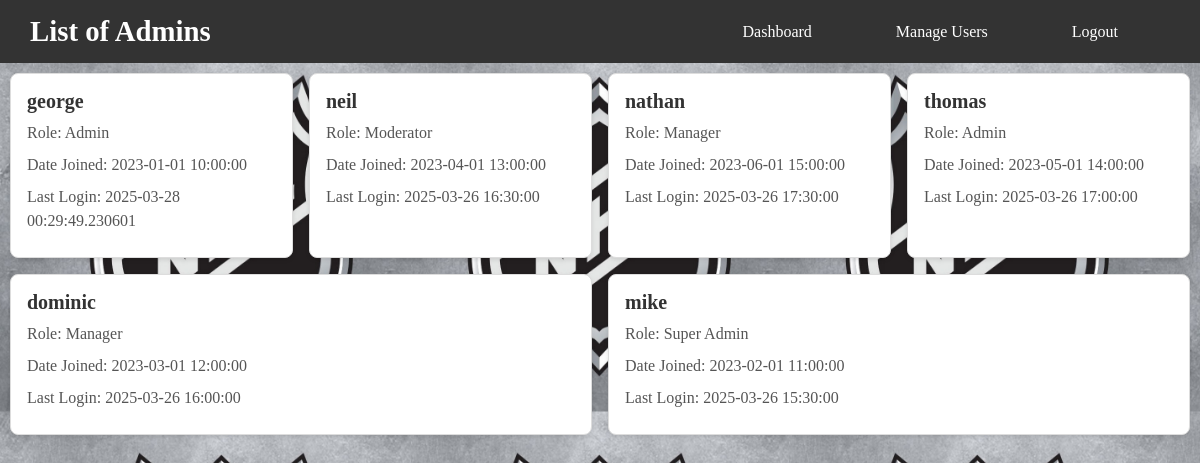
Page /admin_table (signed in) on the earlier database version.
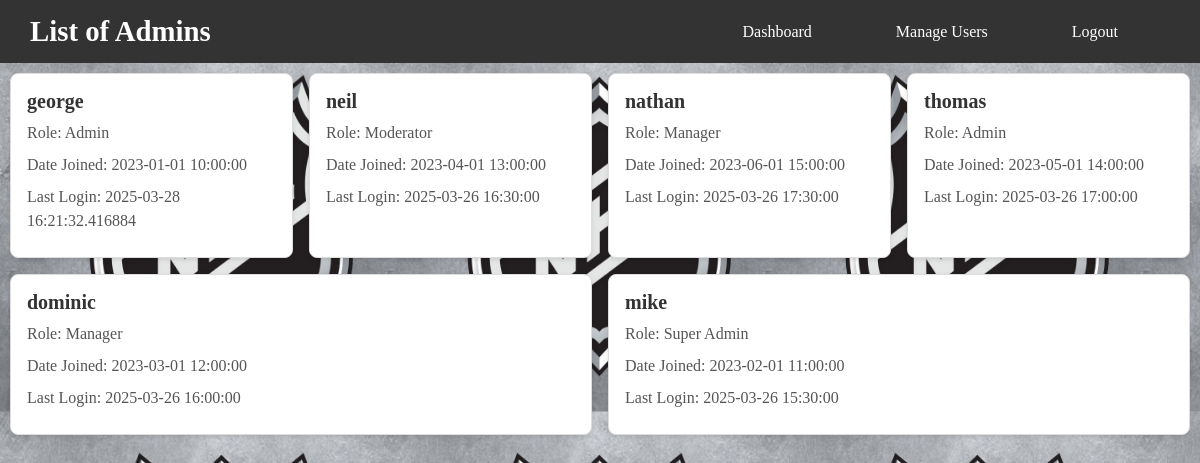
Same page on the later database version.
### app/app.py (models this page shows)
class Admin(UserMixin, db.Model):
    __tablename__ = 'admin'
    __table_args__ = {'extend_existing': True}
    id = db.Column(db.Integer, primary_key=True)
    username = db.Column(db.String(80), unique=True, nullable=False)
    password = db.Column(db.String(80), unique=True, nullable=False)
    role = db.Column(db.String(50), nullable=False, default="Admin")
    last_login = db.Column(db.DateTime, default=datetime, onupdate=datetime.utcnow)
    date_joined = db.Column(db.DateTime, default=datetime.utcnow)

### app/app.py (the view)
@app.route("/admin_table")
@login_required
def admin_table():
    admins = Admin.query.all()
    return render_template("Admin/admin_table.html", admins=admins)

### app/app.py (called while the page is built)
@login_manager.user_loader
def load_user(user_id):
    admin_user = Admin.query.get(int(user_id))  # Check if the user is an admin
    if admin_user:
        return admin_user
    user = User.query.get(int(user_id))     # Check if the user is a regular user
    return user

### app/templates/Admin/admin_table.html (shortened to what this page needs)
<!DOCTYPE html>
<html lang="en">
<head>
    <link href="{{ url_for('static', filename='CSS/pages/adminStyles.css') }}" rel="stylesheet" type="text/css">
    <link href="{{ url_for('static', filename='CSS/components/basics.css') }}" rel="stylesheet" type="text/css">
    <link href="{{ url_for('static', filename='CSS/components/container.css') }}" rel="stylesheet" type="text/css">
    <link href="{{ url_for('static', filename='CSS/pages/index.css') }}" rel="stylesheet" type="text/css">
</head>
<body>
    <header>
        <nav class="navbar">
            <h1>List of Admins</h1>
            <ul class="nav-links">
                <li><a href="{{ url_for('admin_home') }}">Dashboard</a></li>
                <li><a href="{{ url_for('manage_users') }}">Manage Users</a></li>
                <li><a href="{{ url_for('logout') }}">Logout</a></li>
            </ul>
        </nav>
    </header>
    <main>
        <div class="user-card-container">
            {% for admin in admins %}
                    <div class="user-card">
                        <h3>{{ admin.username }}</h3>
                        <p>Role: {{ admin.role }}</p>
                        <p>Date Joined: {{ admin.date_joined }}</p>
                        <p>Last Login: {{ admin.last_login }}</p>
                    </div>
            {% endfor %}
        </div>
    </main>
</body>
</html>

Differences in the rows shown:
changed Admin "george": last_login "2025-03-28 00:29:49.230601" → "2025-03-28 16:21:32.416884"
